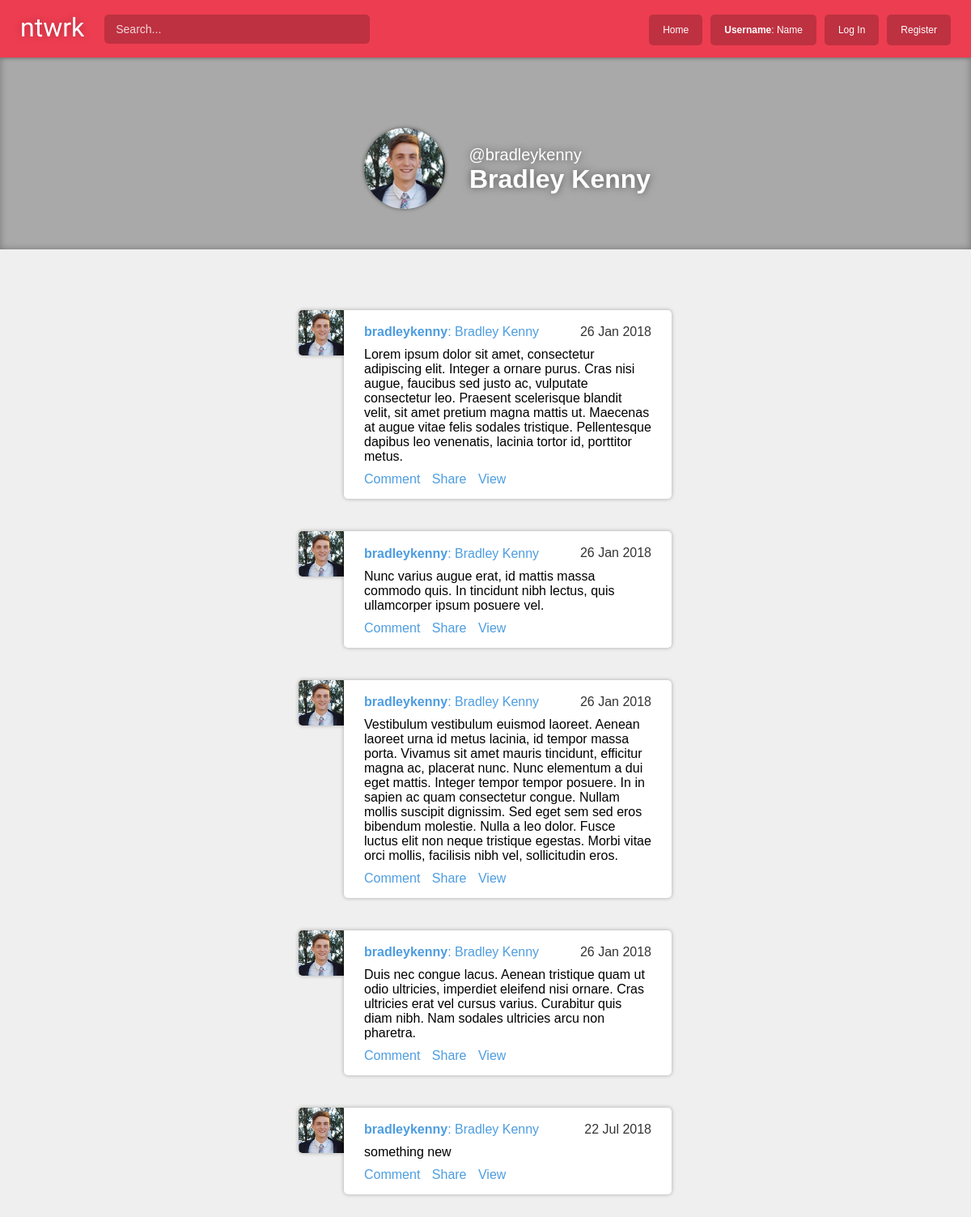
Page /user/4 on the committed database.
### stream/models.py (models this page shows)
class Post(models.Model):
    content = models.TextField(max_length=500)
    posted_by = models.ForeignKey(User, related_name='posts', on_delete=models.CASCADE)
    posted_at = models.DateTimeField(auto_now_add=True)

### account/views.py (the view)
# urls.py: path('user/<cur_user>', account.views.profile, name='profile'),
def profile(request, cur_user):
	posts = Post.objects.all()
	cur_user_obj = User.objects.get(pk=cur_user)
	return render(request, 'account/profile.html', { 'posts': posts, 'cur_user': cur_user_obj })

### account/templates/account/profile.html (shortened to what this page needs)
{% extends 'base.html' %}
{% load static %}
{% block stylesheet %}
<link rel="stylesheet" type="text/css" href="{% static 'stream/css/stream.css' %}">
<link rel="stylesheet" type="text/css" href="{% static 'account/css/profile.css' %}">
{% endblock %}
{% block content %}
<div id="content_all">
	<div id="cover">
		<img src="{% static 'stream/img/dp/admin.jpg' %}">
		{% if cur_user.first_name|length > 0 %}
		<h2>@{{ cur_user.username }}</h2><br>
		<h1>{{ cur_user.first_name }} {{ cur_user.last_name }}</h1>
		{% else %}
		<h2>{{ cur_user.first_name }} {{ cur_user.last_name }}</h2><br>
		<h1>@{{ cur_user.username }}</h1>
		{% endif %}
	</div>
    <div id="content_left">
    </div>
    <div id="content_main">
		{% for post in posts %}
			{% if post.posted_by.username == cur_user.username %}
			<a href="{% url 'home' %}" class="dp">
				<img src="{% static 'stream/img/dp/admin.jpg' %}">
			</a>
		    <div class="card">
		        <a href="{% url 'home' %}">
		            <h2>
						<b>{{ post.posted_by.username }}</b>{% if post.posted_by.first_name|length > 0 %}: {{ post.posted_by.first_name }} {{ post.posted_by.last_name }}{% endif %}
					</h2>
		        </a>
		        <h3>{{ post.posted_at|date:'d M Y' }}</h2>
		        <p>{{ post.content }}</p>
		        <a href="{% url 'home' %}" class="link">Comment</a>
		        <a href="{% url 'home' %}" class="link">Share</a>
		        <a href="{% url 'view_post' post.posted_by.username post.id %}" class="link">View</a>
		    </div>
			{% endif %}
	    {% endfor %}
    </div>
    <div id="content_right">
    </div>
{% endblock %}

### account/static/account/css/base.css (style rules this page uses)
body { font-family: 'Helvetica'; margin: 0px; padding: 0px; }
a { text-decoration: none; }
.card { padding: 7.5px 15px 14px 15px; background-color: rgba(255, 255, 255, 1); border-radius: 0px 5px 5px 5px; }

### stream/static/stream/css/stream.css (style rules this page uses)
body { margin: 0px 0px 0px 0px; padding: 0px; background-color: #EFEFEF; }
h1 { display: inline-block; }
#content_all { width: 100%; display: inline-block; margin: 0; margin-top: 63px; }
#content_left, #content_main, #content_right { height: 100%; float: left; padding-top: 20px; }
#content_left { display: inline-block; width: 25%; }
#content_main { display: inline-block; width: 40%; padding: 50px 5%; }
#content_right { display: inline-block; width: 25%; }
.card { box-shadow: 0 0 5px rgba(0,0,0,0.3); margin: 0px 10px 40px 65px; padding: 5px 25px; position: relative; }
.dp { height: 56px; width: 56px; margin: 0px -10px 0px 9px; float: left; z-index: 0; position: relative; display: inline-block; }
.dp img { height: 100%; width: 100%; border-radius: 5px 0px 0px 5px; box-shadow: 0 0 5px rgba(0,0,0,0.3); background-color: #CDCDCD; }
.card h2, .card h3 { display: inline-block; margin-bottom: 10px; font-size: 1em; text-decoration: none; }
.card h2 { color: #4D9DE0; font-weight: normal; }
.card h3 { float: right; margin-top: 13px; font-weight: normal; color: #343434; }
.card p { margin-top: 0px; margin-bottom: 10px; }
.card .link { display: inline-block; color: #4D9DE0; margin: 0px 10px 10px 0px; }

### account/static/account/css/profile.css (style rules this page uses)
#cover { height: 250px; width: 100%; margin-top: -25px; margin-bottom: 100px; z-index: -9; position: absolute; background-color: darkgrey; box-shadow: 0 0 10px rgba(0,0,0,0.3) inset; }
#content_main { margin-top: 250px; }
#cover h2 { margin: 0px 0px -10px 25px; font-size: 20px; font-weight: normal; }
#cover h1 { margin-left: 580px; }
#cover h1, #cover h2 { color: white; text-shadow: 0 0 10px rgba(0,0,0,0.5); display: inline; }
#cover img { height: 100px; width: 100px; display: inline-block; margin: 100px 0 -60px 450px; border-radius: 50%; box-shadow: 0 0 5px rgba(0,0,0,0.5); }

### rows in the picture
Post: posted_by.username "bradleykenny", posted_by.first_name "Bradley", posted_by.last_name "Kenny", posted_at "26 Jan 2018", content "Lorem ipsum dolor sit amet, consectetur adipiscing elit. Integer a ornare purus. Cras nisi augue, faucibus sed justo ac, vulputate consectetur leo. Praesent scelerisque blandit velit, sit amet pretium magna mattis ut. Maecenas at augue vitae felis sodales tristique. Pellentesque dapibus leo venenatis, lacinia tortor id, porttitor metus."
Post: posted_by.username "bradleykenny", posted_by.first_name "Bradley", posted_by.last_name "Kenny", posted_at "26 Jan 2018", content "Nunc varius augue erat, id mattis massa commodo quis. In tincidunt nibh lectus, quis ullamcorper ipsum posuere vel."
Post: posted_by.username "bradleykenny", posted_by.first_name "Bradley", posted_by.last_name "Kenny", posted_at "26 Jan 2018", content "Vestibulum vestibulum euismod laoreet. Aenean laoreet urna id metus lacinia, id tempor massa porta. Vivamus sit amet mauris tincidunt, efficitur magna ac, placerat nunc. Nunc elementum a dui eget mattis. Integer tempor tempor posuere. In in sapien ac quam consectetur congue. Nullam mollis suscipit dignissim. Sed eget sem sed eros bibendum molestie. Nulla a leo dolor. Fusce luctus elit non neque tristique egestas. Morbi vitae orci mollis, facilisis nibh vel, sollicitudin eros."
Post: posted_by.username "bradleykenny", posted_by.first_name "Bradley", posted_by.last_name "Kenny", posted_at "26 Jan 2018", content "Duis nec congue lacus. Aenean tristique quam ut odio ultricies, imperdiet eleifend nisi ornare. Cras ultricies erat vel cursus varius. Curabitur quis diam nibh. Nam sodales ultricies arcu non pharetra."
Post: posted_by.username "bradleykenny", posted_by.first_name "Bradley", posted_by.last_name "Kenny", posted_at "22 Jul 2018", content "something new"

### other values in the picture
{{ cur_user.username }} "bradleykenny"
{{ cur_user.first_name }} "Bradley"
{{ cur_user.last_name }} "Kenny"
